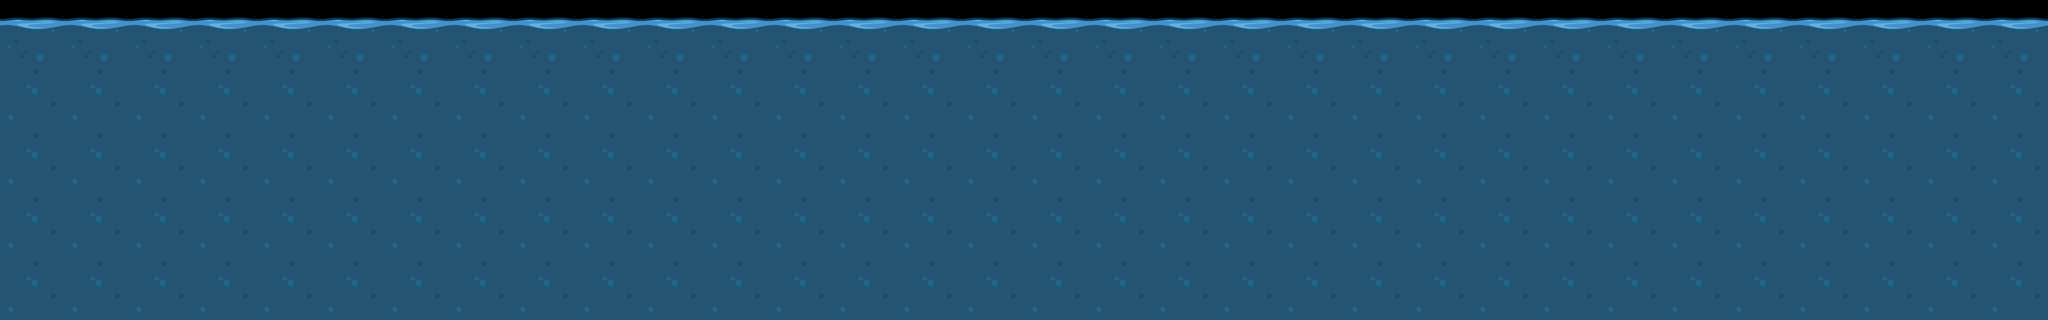

Below is a game level as drawn by its tile map, then a one-line description and the .tmx file that defines it, in full:
An orthogonal 32x5 tile map with 128x128 px tiles, 1 tile layer (Tile Layer 1).

<map version="1.10" tiledversion="1.10.0" orientation="orthogonal" renderorder="right-down" width="32" height="5" tilewidth="128" tileheight="128" infinite="0" nextlayerid="2" nextobjectid="1">
 <tileset firstgid="1" source="tilesets.tsx" />
 <layer id="1" name="Tile Layer 1" width="32" height="5">
  <data encoding="csv">
28,28,28,28,28,28,28,28,28,28,28,28,28,28,28,28,28,28,28,28,28,28,28,28,28,28,28,28,28,28,28,28,
27,27,27,27,27,27,27,27,27,27,27,27,27,27,27,27,27,27,27,27,27,27,27,27,27,27,27,27,27,27,27,27,
27,27,27,27,27,27,27,27,27,27,27,27,27,27,27,27,27,27,27,27,27,27,27,27,27,27,27,27,27,27,27,27,
27,27,27,27,27,27,27,27,27,27,27,27,27,27,27,27,27,27,27,27,27,27,27,27,27,27,27,27,27,27,27,27,
27,27,27,27,27,27,27,27,27,27,27,27,27,27,27,27,27,27,27,27,27,27,27,27,27,27,27,27,27,27,27,27
</data>
 </layer>
</map>
